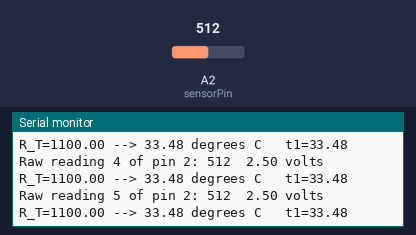
Simulated run of this sketch. Board: Arduino Uno, built with avr-gcc and run on an emulated ATmega328P. On the bench: the last lines printed to the serial monitor. Inputs (shaded band) come from the test bench; at power-on: A2 (sensorPin) = 512.

Above: at 10.4 s.
10.5 s: A2 (sensorPin) set to 988
At 11.4 s:
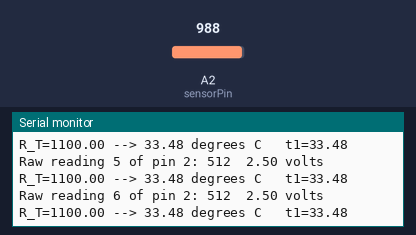
16.6 s: A2 (sensorPin) set to 1000
At 18.1 s:
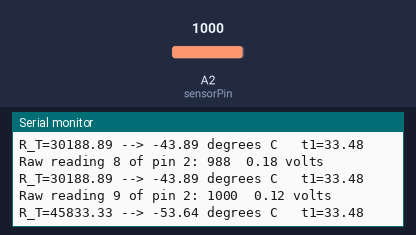
Timing chart, 0 to 19.6 s (numbered marks = the images above; inputs shaded):
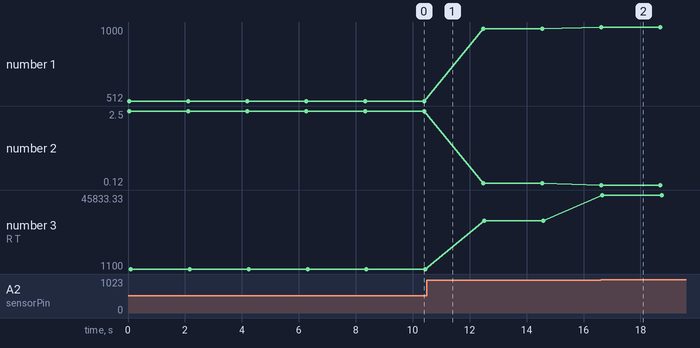

Measured:
- after the input at 16.6 s, the serial monitor: prints a new line at once (image 2)
- plotted number 1: 512 → 988 after the input at 10.5 s, 988 → 1000 after the input at 16.6 s
- plotted number 2: 2.5 → 0.18 after the input at 10.5 s, 0.18 → 0.12 after the input at 16.6 s
- plotted number 3: 1100 → 30188.89 after the input at 10.5 s, 30188.89 → 45833.33 after the input at 16.6 s

The sketch:

termistor2.ino
```cpp
#include <math.h>

#define sensorPin 2
#define powerPin 7
int read_cnt=0;
double temp1;

void setup()
{

    Serial.begin(9600);
    Serial.println(__FILE__);

    pinMode(powerPin, OUTPUT);
    digitalWrite(powerPin, LOW);

    // If you want to set the aref to something other than 5v
    // analogReference(EXTERNAL);
}

void read_a_sample()
{
   digitalWrite(powerPin, HIGH);
    delay(50); // wait for stable

    //getting the voltage reading from the temperature sensor
    int reading = analogRead(sensorPin);
    digitalWrite(powerPin, LOW);
    ++read_cnt;

    Serial.print("Raw reading "); Serial.print(read_cnt); Serial.print(" of pin "); Serial.print(sensorPin); Serial.print(": "); Serial.print(reading); Serial.print("  ");

    // converting that reading to voltage, for 3.3v arduino use 3.3
    double voltage = 5.0 - (reading * 5.0) / 1024.0;

    // print out the voltage
    Serial.print(voltage); Serial.println(" volts");

    double R_T = (5500.0/voltage)-1100.0;
    //double temperatureC = 4.6115*exp(-0.04281*R_T); wrong way
    double temperatureC = ( log(R_T/1000.0) - log(4.6115) ) / -0.04281;

    if ( read_cnt == 1 )
        temp1 = temperatureC;

    // now print out the temperature

    Serial.print("R_T="); Serial.print(R_T); Serial.print(" --> "); Serial.print(temperatureC); Serial.print(" degrees C   "); Serial.print("t1="); Serial.println(temp1);

}

void loop()
{
    read_a_sample();
    delay(2000);                                     //waiting a second

}
```
